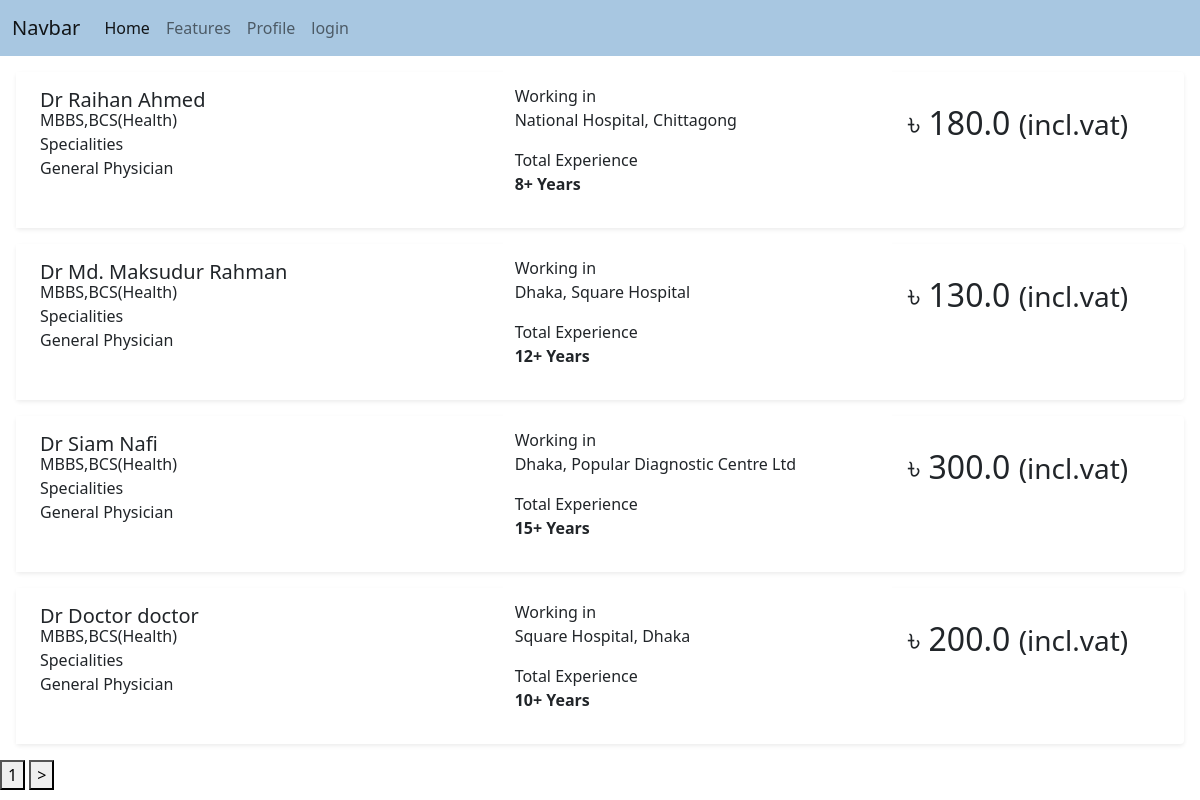
The page /list/gen-phy on the database its author committed.
### accounts/models.py (models this page shows, shortened)
class Doctor(models.Model):
    CHOICES = (
        ('gen-phy', 'General Physician'),
        ('derma', 'Dermatology'),
        ('Pediatrics', 'Pediatrics'),
        ('dentist', "Dentistry"),
        ('gynecology', "Gynecology"),
        ('ophthalmology', "Ophthalmology"),
        ('neurology', "Neurology"),
        ('psychology', "Psychology"),
        ('orthopedics', "Orthopedics"),
        ('cardiology', "Cardiology"),
        ('gastroenterology', "Gastroenterology"),
        ('ent', "ENT"),
    )
    user = models.OneToOneField(User, on_delete=models.CASCADE, primary_key=True, related_name='doctor')
    first_name = models.CharField(max_length=100)
    last_name = models.CharField(max_length=100)
    bmdc_number = models.IntegerField(null=True)
    speciality = models.CharField(
        max_length = 20,
        choices = CHOICES,
        default = ''
        )
    bio = models.TextField(null=True, default="MY bio")
    phone_number = models.IntegerField(null=True)
    created_at = models.DateTimeField(default=timezone.now)
    experience = models.IntegerField(null=True)
    consultation_fee = models.FloatField(null=True)
    consultation_time_start = models.TimeField(null=True)
    consultation_time_end = models.TimeField(null=True)
    L_CHOICES = (
        ('ctg', 'Chittagong'),
        ('dhaka', 'Dhaka'),
    )
    location = models.CharField(
        max_length = 20,
        choices = L_CHOICES,
        default = 'dhaka'
        )
    avatar = models.ImageField(upload_to='avatars/', default='avatars/default_avatar.png')
    H_CHOICES = (
        ('national', 'National Hospital'),
        ('evercare', 'Evercare Hospital'),
        ('islami', 'Islami Bank Hospital'),
        ('memon', "Memon Maternity Hospital"),
        ('ctg-edical', "Chittagong Medical College Hospital"),
        ('square', "Square Hospital"),
        ('popular', "Popular Diagnostic Centre Ltd"),
        ('labaid', "Labaid Hospitals"),
        ('ibn-ina', "Ibn Sina Specialized Hospital"),
    )
    hospital = models.CharField(
        max_length = 30,
        choices = H_CHOICES,
        default = 'national'
        )
    like_count = models.IntegerField(default=0, null=True)
    dislike_count = models.IntegerField(default=0, null=True)

### patient/views.py (the view)
# urls.py: path('list/<str:speciality>', views.doctor_list, name='list'),
def doctor_list(request, speciality):
    doctors = Doctor.objects.filter(speciality=speciality)
    paginator = Paginator(doctors, 4)  # Show 10 books per page
    page_number = request.GET.get('page')
    page_obj = paginator.get_page(page_number)
    return render(request, 'patient/doctor_list.html', {'doctors': doctors, 'page_obj': page_obj})

### patient/templates/patient/doctor_list.html (shortened to what this page needs)
{% extends 'base.html' %}
{% load static %}
{% block content %}
<div>
    {% for doct_list in page_obj %}
    <div class="row align-content-center m-3 shadow-sm rounded-2">
        <div class="col-sm-5 bg-white p-3">
            <div class="d-flex align-content-center align-items-start">
                <div class="pl-3 mx-2 ">
                    <a style="text-decoration:none" href="{% url 'doctor-view' doct_list.user.id %}">
                    <h5 class="text-bold text-dark m-0 card-title">Dr {{doct_list.first_name}}  {{doct_list.last_name}}</h5>
                    </a>
                    <p class="card-subtitle text-dark">MBBS,BCS(Health)</p>
                    <p class="text-gray card-sub-title m-0">Specialities</p>
                    <p>{{doct_list.get_speciality_display}}</p>
                </div>
            </div>
        </div>
        <div class="col-sm-4 border-left border-light bg-white py-3 card-subtitle">
            <div class="div">
                <p class="text-gray m-0">Working in</p>
                <p class="text-dark">{{doct_list.get_hospital_display}}, {{doct_list.get_location_display}}</p>
            </div>
            <div class="row">
                <div class="col-5">
                    <p class="text-gray m-0">Total Experience</p>
                    <p class="text-dark"><b>{{doct_list.experience}}+ Years</b></p>
                </div>
                <div class="col-7">
                </div>
            </div>
        </div>
        <div class="col-sm-3 p-3 text-bg-primary">
            <div class="col">
                <h2 class="font-weight-bold mb-0">
                    <span>&#2547 {{doct_list.consultation_fee}}</span>
                    <small class="vat">(incl.vat)</small>
                </h2>
            </div>
        </div>
    </div>
    {% endfor %}
</div>
<section>
    <div id="pagination-container">
        <div id="pagination-numbers">
            <button class="page-number">
                <span class="current-page">{{ page_obj.number }}</span>
                </button>
      {% if page_obj.has_next %}
          <a href="?page={{ page_obj.next_page_number }}"><button id="next-btn">&gt;</button></a>
      {% endif %}
        </div>
      </div>
</section>
{% endblock %}

### rows shown on the page
Doctor: first_name "Raihan", last_name "Ahmed", speciality "General Physician", hospital "National Hospital", location "Chittagong", experience "8", consultation_fee "180.0"
Doctor: first_name "Md. Maksudur", last_name "Rahman", speciality "General Physician", hospital "Dhaka", location "Square Hospital", experience "12", consultation_fee "130.0"
Doctor: first_name "Siam", last_name "Nafi", speciality "General Physician", hospital "Dhaka", location "Popular Diagnostic Centre Ltd", experience "15", consultation_fee "300.0"
Doctor: first_name "Doctor", last_name "doctor", speciality "General Physician", hospital "Square Hospital", location "Dhaka", experience "10", consultation_fee "200.0"

### other values the page prints
{{ page_obj.number }} "1"
